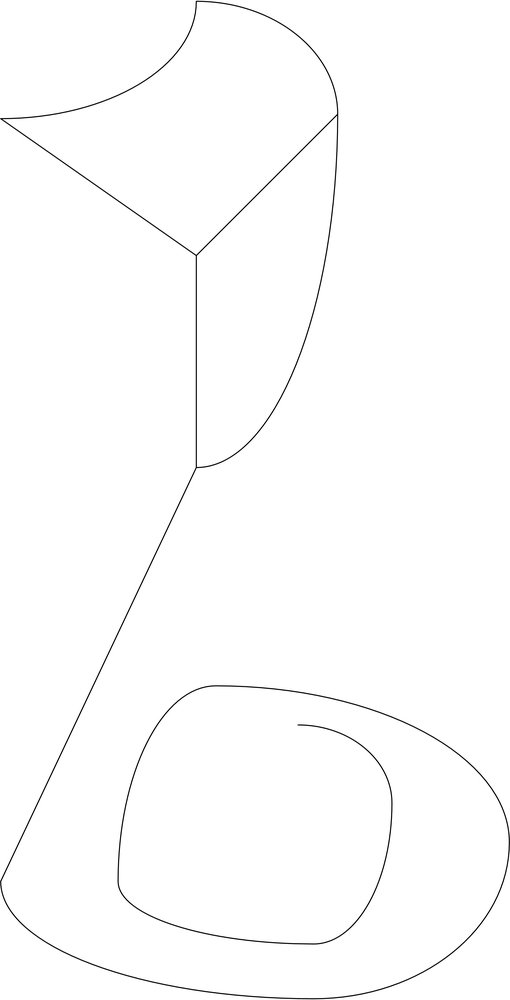
#> input picture images/test_draw_2.png, 510 x 1000 px, shrunk from 3075 x 6031 before the run
$ python to_be_deleted.py
#> lines starting #> are read from the running program, lines starting #| are printed output that depends on the picture; after the words box and inside, x2 and y2 are one past the last pixel; in counts of white or black regions, pixels touching at a corner belong together
import matplotlib.pyplot as plt
import numpy as np
import cv2
from scipy.spatial.distance import cdist
import imageio
import os
import math
import scipy.ndimage as ndi
from scipy.stats import gaussian_kde
from shapely.geometry import Point
from scipy.spatial import distance_matrix


file_name = 'images/test_draw_2.png'
image = cv2.imread(file_name, cv2.IMREAD_GRAYSCALE) # read image in gray scale
#> image is the input picture: shape (1000, 510); min 0, max 255, mean 252.9
_, image = cv2.threshold(image, 128, 255, cv2.THRESH_OTSU + cv2.THRESH_BINARY_INV)
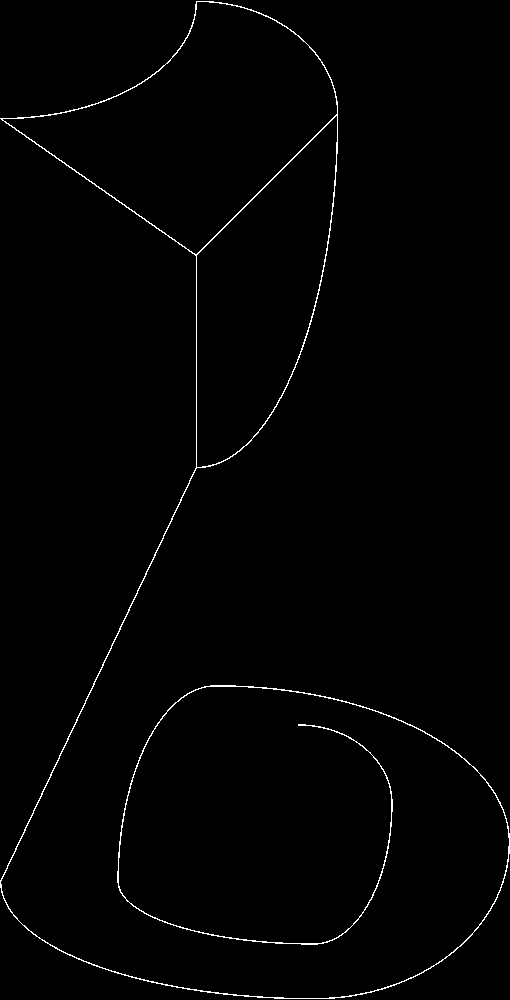
#> image: shape (1000, 510); 0.99% white in thin lines or dots

# [7 lines of commented-out code are left out]

contours, _ = cv2.findContours(image, cv2.RETR_TREE,cv2.CHAIN_APPROX_SIMPLE) # tuple
#> contours = 3 contours; box (x1, y1, x2, y2) and area: (0, 1, 510, 999) 71328, (2, 1, 338, 255) 40546, (196, 115, 338, 468) 29097
plt.imshow(image, aspect="auto", cmap="gray")

# [8 lines of commented-out code are left out]
i = 0
for contour in contours:
    print('coucou')
    x = [i[:,0] for i in contour]
    y = [i[:,1] for i in contour]

    # x = x[::200]
    # y = y[::200]
    if i == 0:
        plt.plot(x,y, color='blue')
    if i == 1:
        plt.plot(x,y, color='red')
    if i == 2:
        plt.plot(x,y, color='green')
    i = i+1
    plt.pause(0.1)
#> this loop made 3 passes
#| coucou
#| coucou
#| coucou
#> pass 1, `plt.pause(0.1)`:
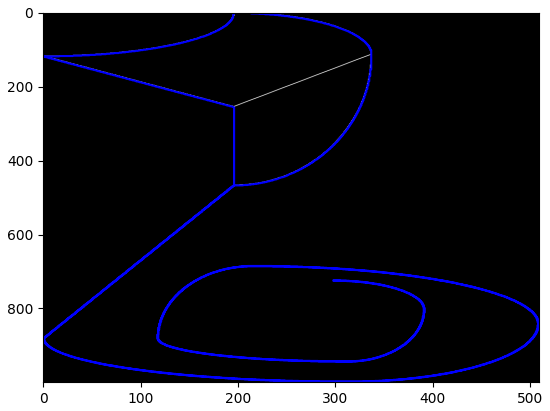
#> figure drawn by matplotlib, 1 panel
#> after the loop, i = 3

    # [25 lines of commented-out code are left out]


plt.show()

$ run again, with images/test_draw_3.png copied over images/test_draw_2.png
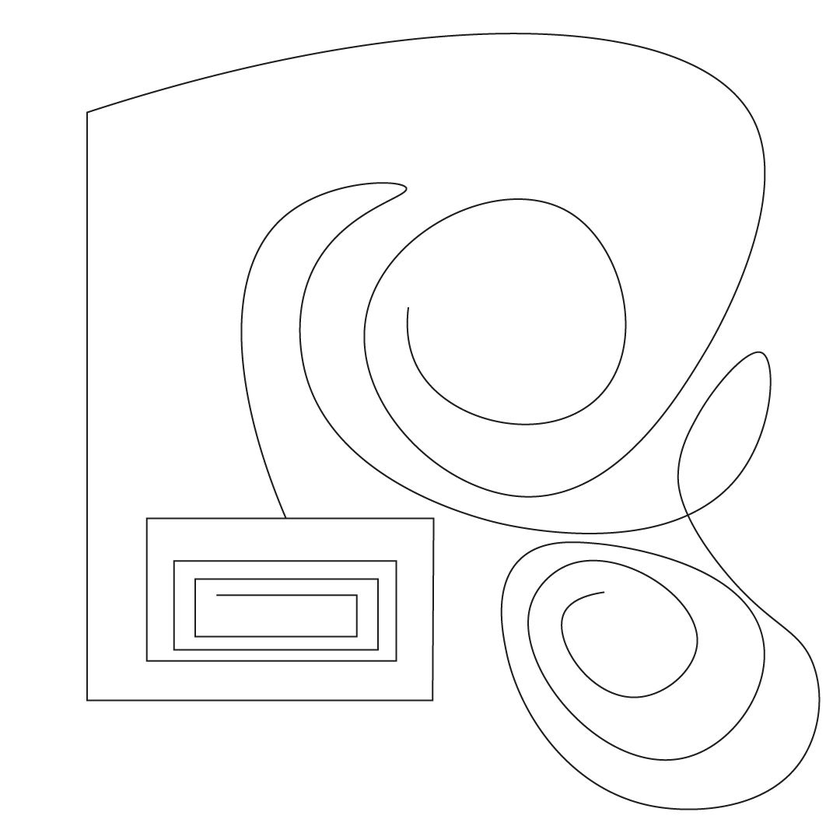
#> input picture images/test_draw_3.png, 840 x 840 px, shrunk from 1080 x 1080 before the run
#> image is the input picture: shape (840, 840); min 0, max 255, mean 250.2
#> `_, image = cv2.threshold(image, 128, 255, cv2.THRESH_OTSU + cv2.THRESH..`:
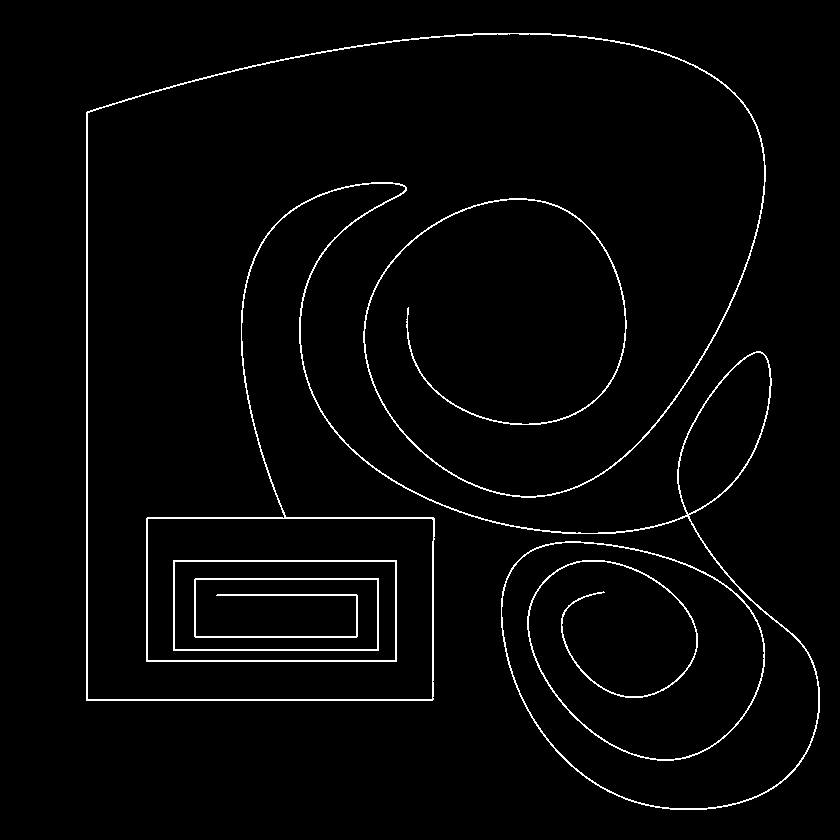
#> image: shape (840, 840); 2.3% white in thin lines or dots, all inside (x1, y1, x2, y2) = (86, 33, 820, 810)
#> contours = 2 contours; box (x1, y1, x2, y2) and area: (86, 33, 820, 810) 16719, (678, 352, 771, 515) 8478
#> the loop `for contour in contours:` made 2 passes
#> i on passes 1 to 2: 1, 2
#> (printed output is left out)
#> pass 1, `plt.pause(0.1)`:
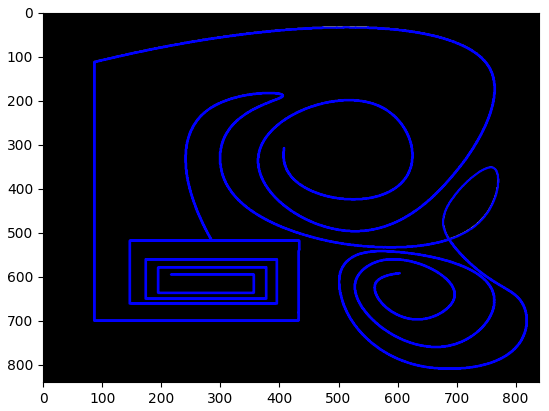
#> figure drawn by matplotlib, 1 panel
#> after the loop `for contour in contours:`: i = 2
